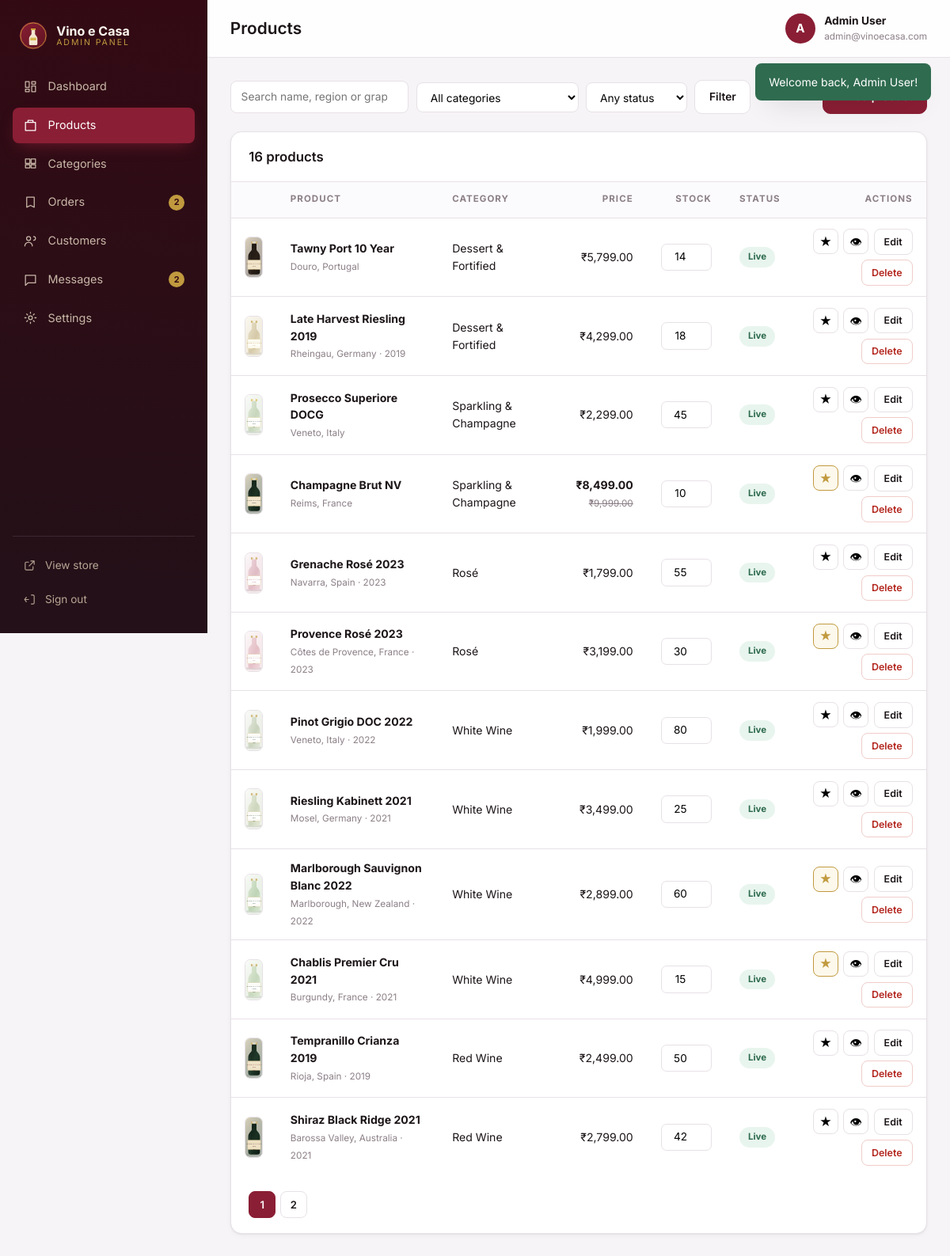
/admin/products.php (signed in), run on the app's committed database.
### tables this page shows
CREATE TABLE users (
  id INT UNSIGNED AUTO_INCREMENT PRIMARY KEY,
  name VARCHAR(100) NOT NULL,
  email VARCHAR(160) NOT NULL UNIQUE,
  password VARCHAR(255) NOT NULL,
  phone VARCHAR(40) DEFAULT NULL,
  role ENUM('customer','admin') NOT NULL DEFAULT 'customer',
  created_at TIMESTAMP DEFAULT CURRENT_TIMESTAMP
);

CREATE TABLE products (
  id INT UNSIGNED AUTO_INCREMENT PRIMARY KEY,
  category_id INT UNSIGNED NOT NULL,
  name VARCHAR(140) NOT NULL,
  slug VARCHAR(160) NOT NULL UNIQUE,
  description TEXT,
  price DECIMAL(10,2) NOT NULL,
  sale_price DECIMAL(10,2) DEFAULT NULL,
  stock INT NOT NULL DEFAULT 0,
  vintage SMALLINT DEFAULT NULL,
  region VARCHAR(100) DEFAULT NULL,
  grape VARCHAR(100) DEFAULT NULL,
  alcohol DECIMAL(4,1) DEFAULT NULL,
  image VARCHAR(255) DEFAULT NULL,
  featured TINYINT(1) NOT NULL DEFAULT 0,
  active TINYINT(1) NOT NULL DEFAULT 1,
  created_at TIMESTAMP DEFAULT CURRENT_TIMESTAMP,
  updated_at TIMESTAMP DEFAULT CURRENT_TIMESTAMP ON UPDATE CURRENT_TIMESTAMP,
  CONSTRAINT fk_product_category FOREIGN KEY (category_id) REFERENCES categories(id) ON DELETE CASCADE,
  INDEX idx_products_category (category_id),
  INDEX idx_products_active (active)
);

CREATE TABLE categories (
  id INT UNSIGNED AUTO_INCREMENT PRIMARY KEY,
  name VARCHAR(80) NOT NULL,
  slug VARCHAR(80) NOT NULL UNIQUE,
  description VARCHAR(255) DEFAULT NULL,
  created_at TIMESTAMP DEFAULT CURRENT_TIMESTAMP
);

### includes/functions.php (called while the page is built, shortened)
<?php
function e(?string $value): string
{
    return htmlspecialchars((string)$value, ENT_QUOTES | ENT_SUBSTITUTE, 'UTF-8');
}
function url(string $path = ''): string
{
    return BASE_URL . '/' . ltrim($path, '/');
}
function asset(string $path): string
{
    return BASE_URL . '/assets/' . ltrim($path, '/');
}
function product_image(?string $path): string
{
    $path = $path ?: 'assets/img/wine-01.svg';
    return BASE_URL . '/' . ltrim($path, '/');
}
function setting(string $key, ?string $default = null): ?string
{
    static $settings = null;
    if ($settings === null) {
        $settings = [];
        try {
            foreach (db()->query('SELECT setting_key, setting_value FROM settings') as $row) {
                $settings[$row['setting_key']] = $row['setting_value'];
            }
        } catch (Throwable $e) {
            $settings = [];
        }
    }
    return $settings[$key] ?? $default;
}
function currency(): string
{
    return setting('currency_symbol', '₹');
}
function money(float|string|null $amount): string
{
    return currency() . number_format((float)$amount, 2);
}
function product_price(array $product): float
{
    $sale = $product['sale_price'] ?? null;
    return (float)(($sale !== null && (float)$sale > 0) ? $sale : $product['price']);
}
function product_discount(array $product): int
{
    $sale = $product['sale_price'] ?? null;
    if ($sale === null || (float)$sale <= 0 || (float)$product['price'] <= 0) {
        return 0;
    }
    return (int)round((1 - ((float)$sale / (float)$product['price'])) * 100);
}
function take_flashes(): array
{
    $flashes = $_SESSION['flash'] ?? [];
    return $flashes;
}
function current_user(): ?array
{
    static $user = null;
    if ($user !== null) {
        return $user;
    }
    $stmt = db()->prepare('SELECT id, name, email, phone, role, created_at FROM users WHERE id = ?');
    $stmt->execute([$_SESSION['user_id']]);
    $user = $stmt->fetch() ?: null;
    return $user;
}
function is_admin(): bool
{
    $user = current_user();
    return $user !== null && $user['role'] === 'admin';
}
function require_admin(): void
{
    if (!is_admin()) {
        flash('Please sign in to the admin panel.', 'warning');
        redirect('admin/login.php');
    }
}

### includes/database.php (called while the page is built, shortened)
<?php
function db(): PDO
{
    static $pdo = null;
    if ($pdo instanceof PDO) {
        return $pdo;
    }
    $dsn = sprintf('mysql:host=%s;port=%s;dbname=%s;charset=utf8mb4', DB_HOST, DB_PORT, DB_NAME);
    try {
        $pdo = new PDO($dsn, DB_USER, DB_PASS, [
            PDO::ATTR_ERRMODE            => PDO::ERRMODE_EXCEPTION,
            PDO::ATTR_DEFAULT_FETCH_MODE => PDO::FETCH_ASSOC,
            PDO::ATTR_EMULATE_PREPARES   => false,
        ]);
    } catch (PDOException $e) {
        http_response_code(500);
        if (is_ajax()) {
            header('Content-Type: application/json');
            echo json_encode(['ok' => false, 'error' => 'Database connection failed.']);
        } else {
            echo '<h1 style="font-family:sans-serif">Database connection failed</h1>';
            echo '<p style="font-family:sans-serif">' . htmlspecialchars($e->getMessage()) . '</p>';
            echo '<p style="font-family:sans-serif">Check config/config.php — is MySQL running and is the <code>wine_shop</code> database imported?</p>';
        }
        exit;
    }
    return $pdo;
}

### admin/products.php (the view, shortened to what this page needs)
<?php
require_once __DIR__ . '/includes/layout.php';
$pdo = db();
$q        = trim((string)($_GET['q'] ?? ''));
$category = (string)($_GET['category'] ?? '');
$status   = (string)($_GET['status'] ?? '');
$page     = max(1, (int)($_GET['page'] ?? 1));
$perPage  = 12;
$where = ['1=1'];
$params = [];
$sql = 'FROM products p JOIN categories c ON c.id = p.category_id WHERE ' . implode(' AND ', $where);
$stmt = $pdo->prepare("SELECT COUNT(*) $sql");
$stmt->execute($params);
$total = (int)$stmt->fetchColumn();
$pages = max(1, (int)ceil($total / $perPage));
$page = min($page, $pages);
$stmt = $pdo->prepare("SELECT p.*, c.name AS category_name $sql ORDER BY p.id DESC LIMIT $perPage OFFSET " . (($page - 1) * $perPage));
$stmt->execute($params);
$products = $stmt->fetchAll();
$keep = fn(array $extra = []) => http_build_query(array_filter(array_merge(['q' => $q, 'category' => $category, 'status' => $status, 'page' => $page > 1 ? $page : ''], $extra)));
admin_header('Products', 'products');
?>
<div class="toolbar toolbar--admin">
    <form class="admin-filters" method="get" action="<?= url('admin/products.php') ?>">
        <input type="search" name="q" value="<?= e($q) ?>" placeholder="Search name, region or grape">
        <select name="category" onchange="this.form.submit()">
            <option value="">All categories</option>
        </select>
        <select name="status" onchange="this.form.submit()">
            <option value="">Any status</option>
        </select>
        <button class="btn" type="submit">Filter</button>
    </form>
    <a class="btn btn--primary" href="<?= url('admin/product-form.php') ?>">+ Add product</a>
</div>
<section class="panel">
    <header class="panel__head">
        <h2><?= $total ?> product<?= $total === 1 ? '' : 's' ?></h2>
    </header>
    <div class="table-wrap">
        <table class="data-table data-table--products">
            <thead>
                <tr><th></th><th>Product</th><th>Category</th><th class="ta-r">Price</th><th class="ta-r">Stock</th><th>Status</th><th class="ta-r">Actions</th></tr>
            </thead>
            <tbody>
            <?php if (!$products): ?>
                <tr><td colspan="7" class="muted">No products match these filters.</td></tr>
            <?php else: foreach ($products as $p): ?>
                <tr class="<?= (int)$p['active'] ? '' : 'row--muted' ?>">
                    <td class="ta-c"><img class="thumb" src="<?= e(product_image($p['image'])) ?>" alt=""></td>
                    <td>
                        <strong><?= e($p['name']) ?></strong>
                        <br><small class="muted"><?= e($p['region'] ?? '') ?><?= !empty($p['vintage']) ? ' · ' . e((string)$p['vintage']) : '' ?></small>
                    </td>
                    <td><?= e($p['category_name']) ?></td>
                    <td class="ta-r">
                        <?php if (product_discount($p)): ?>
                            <strong><?= e(money(product_price($p))) ?></strong><br><small class="muted strike"><?= e(money((float)$p['price'])) ?></small>
                        <?php else: ?>
                            <?= e(money((float)$p['price'])) ?>
                        <?php endif; ?>
                    </td>
                    <td class="ta-r">
                        <form class="inline-form" method="post" action="<?= url('admin/products.php') ?>">
                            <input class="stock-input" type="number" name="stock" value="<?= (int)$p['stock'] ?>" min="0" onchange="this.form.submit()">
                        </form>
                    </td>
                    <td>
                        <?php if (!$p['active']): ?><span class="badge badge--muted">Hidden</span>
                        <?php elseif ((int)$p['stock'] === 0): ?><span class="badge badge--cancelled">Out of stock</span>
                        <?php elseif ((int)$p['stock'] <= 6): ?><span class="badge badge--pending">Low stock</span>
                        <?php else: ?><span class="badge badge--delivered">Live</span><?php endif; ?>
                    </td>
                    <td class="ta-r">
                        <div class="row-actions">
                            <form method="post" action="<?= url('admin/products.php') ?>">
                                <button class="icon-action <?= $p['featured'] ? 'is-on' : '' ?>" title="Toggle featured">★</button>
                            </form>
                            <form method="post" action="<?= url('admin/products.php') ?>">
                                <button class="icon-action" title="<?= $p['active'] ? 'Hide' : 'Show' ?>"><?= $p['active'] ? '👁' : '🚫' ?></button>
                            </form>
                            <a class="btn btn--mini" href="<?= url('admin/product-form.php?id=' . (int)$p['id']) ?>">Edit</a>
                            <form method="post" action="<?= url('admin/products.php') ?>" data-confirm="Delete “<?= e($p['name']) ?>”? This cannot be undone.">
                                <button class="btn btn--mini btn--danger" type="submit">Delete</button>
                            </form>
                        </div>
                    </td>
                </tr>
            <?php endforeach; endif; ?>
            </tbody>
        </table>
    </div>
    <?php if ($pages > 1): ?>
        <nav class="pagination">
            <?php for ($i = 1; $i <= $pages; $i++): ?>
                <a class="page-link <?= $i === $page ? 'is-active' : '' ?>" href="<?= url('admin/products.php') . '?' . $keep(['page' => $i]) ?>"><?= $i ?></a>
            <?php endfor; ?>
        </nav>
    <?php endif; ?>
</section>
<?php admin_footer(); ?>

### admin/includes/layout.php (shortened to what this page needs)
<?php
require_admin();
function admin_nav(): array
{
    return [
        'dashboard'  => ['Dashboard', 'admin/index.php', '<path d="M4 13h6V4H4zM14 20h6v-9h-6zM4 20h6v-4H4zM14 8h6V4h-6z"/>'],
        'products'   => ['Products', 'admin/products.php', '<path d="M4 7h16v13H4zM8 7V4h8v3"/>'],
        'categories' => ['Categories', 'admin/categories.php', '<path d="M4 5h7v7H4zM13 5h7v7h-7zM4 14h7v5H4zM13 14h7v5h-7z"/>'],
        'orders'     => ['Orders', 'admin/orders.php', '<path d="M6 4h12v16l-6-3-6 3z"/>'],
        'customers'  => ['Customers', 'admin/customers.php', '<circle cx="9" cy="8" r="3.2"/><path d="M3 20c0-3.3 2.7-6 6-6s6 2.7 6 6M17 11a3 3 0 1 0 0-6"/>'],
        'messages'   => ['Messages', 'admin/messages.php', '<path d="M4 5h16v12H8l-4 4z"/>'],
        'settings'   => ['Settings', 'admin/settings.php', '<circle cx="12" cy="12" r="3"/><path d="M12 3v2M12 19v2M3 12h2M19 12h2M6 6l1.5 1.5M16.5 16.5 18 18M18 6l-1.5 1.5M7.5 16.5 6 18"/>'],
    ];
}
function admin_header(string $title, string $active = ''): void
{
    $user = current_user();
    $pendingOrders = 0;
    $unreadMessages = 0;
    try {
        $pendingOrders = (int)db()->query("SELECT COUNT(*) FROM orders WHERE status IN ('pending','processing')")->fetchColumn();
        $unreadMessages = (int)db()->query('SELECT COUNT(*) FROM contact_messages WHERE is_read = 0')->fetchColumn();
    } catch (Throwable $e) {
    }
    $counts = ['orders' => $pendingOrders, 'messages' => $unreadMessages];
    ?>
    <!DOCTYPE html>
    <html lang="en">
    <head>
        <title><?= e($title) ?> · Admin — <?= e(setting('shop_name', 'Vino e Casa')) ?></title>
        <link rel="stylesheet" href="<?= asset('css/admin.css') ?>">
    </head>
    <body class="admin">
    <aside class="sidebar" data-sidebar>
        <div class="sidebar__brand">
            <img src="<?= asset('img/logo.svg') ?>" alt="" width="34" height="34">
            <span><strong><?= e(setting('shop_name', 'Vino e Casa')) ?></strong><small>Admin panel</small></span>
        </div>
        <nav class="sidebar__nav">
            <?php foreach (admin_nav() as $key => [$label, $href, $icon]): ?>
                <a href="<?= url($href) ?>" class="<?= $active === $key ? 'is-active' : '' ?>">
                    <svg viewBox="0 0 24 24" aria-hidden="true"><?= $icon ?></svg>
                    <span><?= e($label) ?></span>
                    <?php if (isset($counts[$key]) && $counts[$key] > 0): ?><b class="nav-count"><?= (int)$counts[$key] ?></b><?php endif; ?>
                </a>
            <?php endforeach; ?>
        </nav>
        <div class="sidebar__foot">
            <a href="<?= url('index.php') ?>" target="_blank" rel="noopener">
                <svg viewBox="0 0 24 24" aria-hidden="true"><path d="M14 4h6v6M20 4l-9 9M10 6H6a2 2 0 0 0-2 2v10a2 2 0 0 0 2 2h10a2 2 0 0 0 2-2v-4"/></svg>
                View store
            </a>
            <a href="<?= url('admin/logout.php') ?>">
                <svg viewBox="0 0 24 24" aria-hidden="true"><path d="M15 4h3a2 2 0 0 1 2 2v12a2 2 0 0 1-2 2h-3M10 12H3M6 8l-3 4 3 4"/></svg>
                Sign out
            </a>
        </div>
    </aside>
    <div class="admin-main">
        <header class="topbar">
            <h1><?= e($title) ?></h1>
            <div class="topbar__user">
                <span class="avatar"><?= e(mb_substr($user['name'], 0, 1)) ?></span>
                <div><strong><?= e($user['name']) ?></strong><small><?= e($user['email']) ?></small></div>
            </div>
        </header>
        <div class="toast-stack" data-toast-stack>
            <?php foreach (take_flashes() as $f): ?>
                <div class="toast toast--<?= e($f['type']) ?>"><?= e($f['message']) ?></div>
            <?php endforeach; ?>
        </div>
        <main class="admin-content" id="admin-main">
<?php
}
function admin_footer(): void
{
    ?>
        </main>
    </div>
    </body>
    </html>
<?php
}

### data on the page
users: name "A", name "Admin User", email "admin@vinoecasa.com"
products: image (picture), name "Tawny Port 10 Year", region "Douro, Portugal", category.name "Dessert & Fortified", price "₹5,799.00", stock "14", active "Live"
products: image (picture), name "Late Harvest Riesling 2019", region "Rheingau, Germany", vintage "2019", category.name "Dessert & Fortified", price "₹4,299.00", stock "18", active "Live"
products: image (picture), name "Prosecco Superiore DOCG", region "Veneto, Italy", category.name "Sparkling & Champagne", price "₹2,299.00", stock "45", active "Live"
products: image (picture), name "Champagne Brut NV", region "Reims, France", category.name "Sparkling & Champagne", sale_price "₹8,499.00", price "₹9,999.00", stock "10", active "Live"
products: image (picture), name "Grenache Rosé 2023", region "Navarra, Spain", vintage "2023", category.name "Rosé", price "₹1,799.00", stock "55", active "Live"
products: image (picture), name "Provence Rosé 2023", region "Côtes de Provence, France", vintage "2023", category.name "Rosé", price "₹3,199.00", stock "30", active "Live"
products: image (picture), name "Pinot Grigio DOC 2022", region "Veneto, Italy", vintage "2022", category.name "White Wine", price "₹1,999.00", stock "80", active "Live"
products: image (picture), name "Riesling Kabinett 2021", region "Mosel, Germany", vintage "2021", category.name "White Wine", price "₹3,499.00", stock "25", active "Live"
products: image (picture), name "Marlborough Sauvignon Blanc 2022", region "Marlborough, New Zealand", vintage "2022", category.name "White Wine", price "₹2,899.00", stock "60", active "Live"
products: image (picture), name "Chablis Premier Cru 2021", region "Burgundy, France", vintage "2021", category.name "White Wine", price "₹4,999.00", stock "15", active "Live"
products: image (picture), name "Tempranillo Crianza 2019", region "Rioja, Spain", vintage "2019", category.name "Red Wine", price "₹2,499.00", stock "50", active "Live"
products: image (picture), name "Shiraz Black Ridge 2021", region "Barossa Valley, Australia", vintage "2021", category.name "Red Wine", price "₹2,799.00", stock "42", active "Live"

### other printed values
setting('shop_name', 'Vino e Casa') "Vino e Casa"
$label "Dashboard"
$label "Products"
$label "Categories"
$label "Orders"
$counts[$key] "2"
$label "Customers"
$label "Messages"
$label "Settings"
$title "Products"
$f['message'] "Welcome back, Admin User!"
$total "16"
